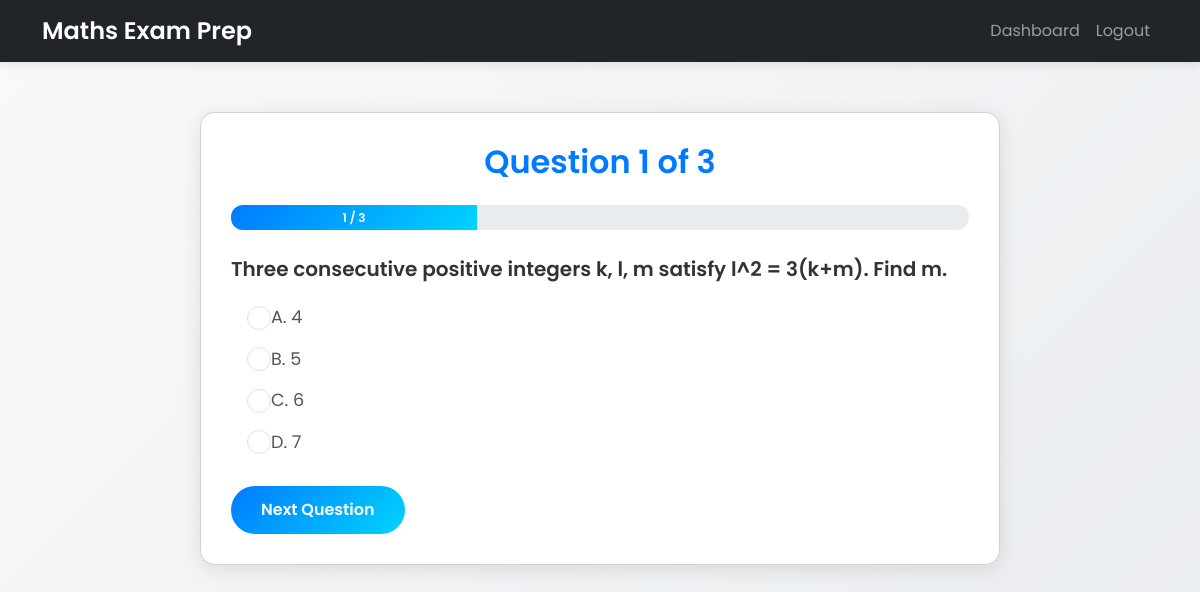
Page /quiz (signed in) on the committed database.
### app/models.py (models this page shows, shortened)
class Question(db.Model):
    id = db.Column(db.Integer, primary_key=True)
    topic = db.Column(db.String(100), nullable=False)
    difficulty = db.Column(db.Integer, nullable=False)
    question_text = db.Column(db.Text, nullable=False)
    option_a = db.Column(db.String(100), nullable=False)
    option_b = db.Column(db.String(100), nullable=False)
    option_c = db.Column(db.String(100), nullable=False)
    option_d = db.Column(db.String(100), nullable=False)
    correct_option = db.Column(db.String(10), nullable=False)

### app/routes.py (the view, shortened to what this page needs)
@app.route('/quiz', methods=['GET', 'POST'])
@login_required
def quiz():
    topic = request.args.get('topic')
    if 'quiz_questions' not in session:
        if topic:
            all_questions = Question.query.filter_by(topic=topic).all()
            if len(all_questions) < 3:
                flash(f'Not enough questions in {topic}. Please choose another topic or take a general quiz.', 'warning')
                return redirect(url_for('dashboard'))
            selected_questions = random.sample(all_questions, 3)
        else:
            responses = UserResponse.query.filter_by(user_id=current_user.id).all()
            topic_stats = {}
            for r in responses:
                topic = r.question.topic
                if topic not in topic_stats:
                    topic_stats[topic] = {'correct': 0, 'total': 0}
                topic_stats[topic]['total'] += 1
                if r.is_correct:
                    topic_stats[topic]['correct'] += 1
            all_questions = Question.query.all()
            if len(all_questions) < 3:
                flash('Not enough questions available. Please add more questions.', 'warning')
                return redirect(url_for('home'))
            if topic_stats:
                weakest_topic = min(topic_stats, key=lambda t: topic_stats[t]['correct'] / max(1, topic_stats[t]['total']))
                candidates = [q for q in all_questions if q.topic == weakest_topic]
                if len(candidates) >= 3:
                    selected_questions = random.sample(candidates, 3)
                else:
                    remaining = [q for q in all_questions if q not in candidates]
                    selected_questions = candidates + random.sample(remaining, 3 - len(candidates))
            else:
                selected_questions = random.sample(all_questions, 3)
        session['quiz_questions'] = [q.id for q in selected_questions]
        session['current_question'] = 0
        session['score'] = 0
    current_idx = session['current_question']
    question = Question.query.get(session['quiz_questions'][current_idx])
    form = QuizForm()
    return render_template('quiz.html', question=question, form=form, current=current_idx + 1, total=len(session['quiz_questions']))

### app/routes.py
class QuizForm(FlaskForm):
    answer = RadioField('Answer', choices=[('A', 'A'), ('B', 'B'), ('C', 'C'), ('D', 'D')], validators=[DataRequired()])
    submit = SubmitField('Next')

### app/models.py (called while the page is built)
@login_manager.user_loader
def load_user(user_id):
    return User.query.get(int(user_id))

### app/templates/quiz.html (shortened to what this page needs)
<!DOCTYPE html>
<html lang="en">
<head>
    <link href="https://cdn.jsdelivr.net/npm/bootstrap@5.3.3/dist/css/bootstrap.min.css" rel="stylesheet">
</head>
<body>
    <nav class="navbar navbar-expand-lg navbar-dark bg-dark">
        <div class="container">
            <a class="navbar-brand" href="{{ url_for('home') }}">Maths Exam Prep</a>
            <div class="collapse navbar-collapse" id="navbarNav">
                <ul class="navbar-nav ms-auto">
                    <li class="nav-item"><a class="nav-link" href="{{ url_for('dashboard') }}">Dashboard</a></li>
                    <li class="nav-item"><a class="nav-link" href="{{ url_for('logout') }}">Logout</a></li>
                </ul>
            </div>
        </div>
    </nav>
    <div class="container">
        <div class="card quiz-card">
            <h2 class="text-center mb-4">Question {{ current }} of {{ total }}</h2>
            <div class="progress">
                <div class="progress-bar" role="progressbar" style="width: {{ (current / total * 100) }}%;"
                     aria-valuenow="{{ (current / total * 100) }}" aria-valuemin="0" aria-valuemax="100">
                    {{ current }} / {{ total }}
                </div>
            </div>
            <form method="POST" class="mt-4">
                <p class="question-text">{{ question.question_text }}</p>
                <div class="form-check">
                    <input type="radio" name="answer" value="A" class="form-check-input" id="option_a" required>
                    <label class="form-check-label" for="option_a">A. {{ question.option_a }}</label>
                </div>
                <div class="form-check">
                    <input type="radio" name="answer" value="B" class="form-check-input" id="option_b" required>
                    <label class="form-check-label" for="option_b">B. {{ question.option_b }}</label>
                </div>
                <div class="form-check">
                    <input type="radio" name="answer" value="C" class="form-check-input" id="option_c" required>
                    <label class="form-check-label" for="option_c">C. {{ question.option_c }}</label>
                </div>
                <div class="form-check">
                    <input type="radio" name="answer" value="D" class="form-check-input" id="option_d" required>
                    <label class="form-check-label" for="option_d">D. {{ question.option_d }}</label>
                </div>
                <button type="submit" class="btn btn-primary mt-3">Next Question</button>
            </form>
        </div>
    </div>
</body>
</html>

### app/templates/quiz.html (style rules this page uses)
body { background: linear-gradient(135deg, #f8f9fa 0%, #e9ecef 100%); font-family: 'Poppins', sans-serif; color: #333; min-height: 100vh; }
.navbar { box-shadow: 0 2px 10px rgba(0, 0, 0, 0.1); }
.navbar-brand { font-weight: 600; font-size: 1.5rem; }
.quiz-card { max-width: 800px; margin: 50px auto; border-radius: 15px; box-shadow: 0 4px 20px rgba(0, 0, 0, 0.1); padding: 30px; background: #fff; }
h2 { font-weight: 600; color: #007bff; animation: fadeInDown 0.8s ease-in-out; }
.progress { height: 25px; border-radius: 12px; background-color: #e9ecef; overflow: hidden; transition: width 0.5s ease-in-out; }
.progress-bar { background: linear-gradient(135deg, #007bff, #00d4ff); font-weight: 600; }
.question-text { font-size: 1.25rem; font-weight: 600; color: #333; margin-bottom: 20px; }
.form-check { margin-bottom: 15px; padding-left: 2.5rem; }
.form-check-input { width: 1.5rem; height: 1.5rem; margin-top: 0.1rem; cursor: pointer; }
.form-check-label { font-size: 1.1rem; color: #555; cursor: pointer; transition: color 0.3s ease; }
.btn-primary { background: linear-gradient(135deg, #007bff, #00d4ff); border: none; border-radius: 30px; padding: 12px 30px; font-weight: 600; transition: transform 0.3s ease; }

### rows in the picture
Question: question_text "Three consecutive positive integers k, l, m satisfy l^2 = 3(k+m). Find m.", option_a "4", option_b "5", option_c "6", option_d "7"

### other values in the picture
{{ current }} "1"
{{ total }} "3"
